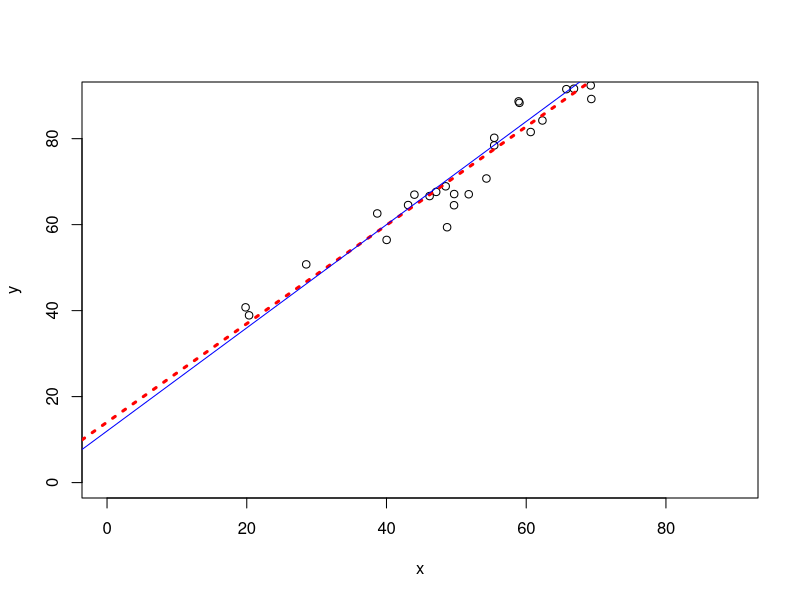

This figure's R source:
## ---- chunk 1
N <- 30
x <- rnorm(N, mean=50, sd=20)
m <- 1.2
b <- 12
y <- m*x + b + rnorm(N, sd=5)
fit <- lm(y ~ x)
plot(x,y, xlim=c(0, max(x)), ylim=range(data.frame(x=c(0, max(x))) ) )
abline(fit, lty=3, lwd=3, col="red")
abline(b, m, col="blue")
coef(fit)
## ---- chunk 2
get_equation <- function(model, mode="math"){
  if (!(mode %in% c("math", "code")) ) stop("mode must be 'math' or 'code'")
  beta <- format(coef(model), digits=4, trim=TRUE)
  assignOp <- switch(mode, math="=", code="<-")
  multOp <-  switch(mode, math="", code="*")
  paste( "y", assignOp, beta[1], "+", paste( beta[-1], names(beta[-1]), sep=multOp, collapse=" + "))
}
## ---- chunk 3
X <- cbind(1, x)
beta_hat <- solve(t(X) %*% X) %*% t(X) %*% y
beta_hat
## ---- chunk 4
N <- 100
a <- rnorm(N)
b <- rnorm(N)
c <- rnorm(N)

y <- 10 + 1.1*a + 2.2*b + 3.3*c + rnorm(N, sd=3)

X <- cbind(1,a,b,c)

beta <- solve(t(X) %*% X) %*% t(X) %*% y
beta

fit <- lm(y ~ a + b + c + 1)
coef(fit)
